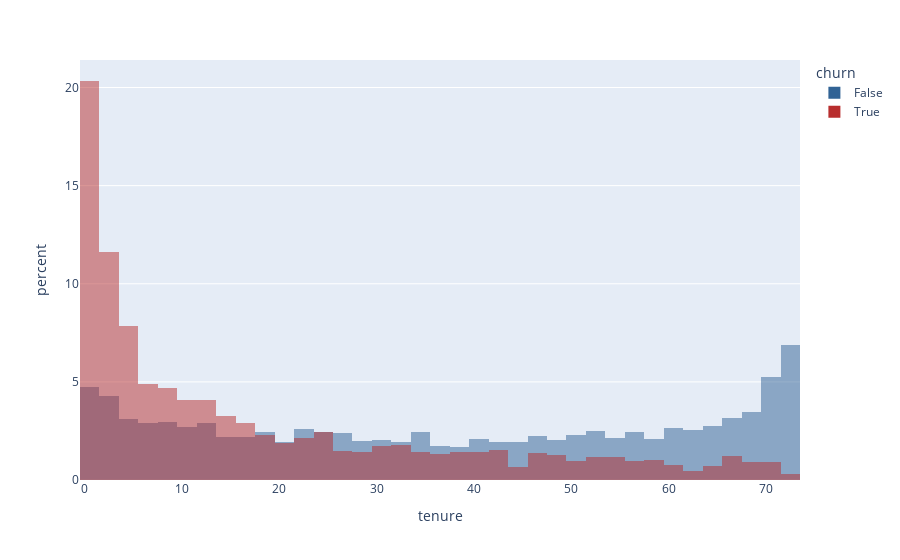

The cell this chart's notebook holds for it:
### Code cell
# plotting distribution of tenure based on whether customer has left or not
ten_hist= px.histogram(data, x='tenure',
                       color='churn',
                       barmode='overlay',
                       color_discrete_sequence=[px.colors.qualitative.G10[9],px.colors.qualitative.G10[8]],
                       histnorm='percent'
                      )
ten_hist.show()

### Figure 1 — Plotly figure (JSON) as saved in the notebook; plotly's stock layout.template omitted (floating-point values rounded to 4 significant figures; data arrays with more than 128 entries replaced by an {"elided": "..."} marker saying what was removed)
{"data": [{"alignmentgroup": "True", "bingroup": "x", "histnorm": "percent", "hovertemplate": "churn=False<br>tenure=%{x}<br>percent=%{y}<extra></extra>", "legendgroup": "False", "marker": {"color": "#316395", "opacity": 0.5, "pattern": {"shape": ""}}, "name": "False", "offsetgroup": "False", "orientation": "v", "showlegend": true, "type": "histogram", "x": {"elided": "5174 int values"}, "xaxis": "x", "yaxis": "y"}, {"alignmentgroup": "True", "bingroup": "x", "histnorm": "percent", "hovertemplate": "churn=True<br>tenure=%{x}<br>percent=%{y}<extra></extra>", "legendgroup": "True", "marker": {"color": "#B82E2E", "opacity": 0.5, "pattern": {"shape": ""}}, "name": "True", "offsetgroup": "True", "orientation": "v", "showlegend": true, "type": "histogram", "x": {"elided": "1869 int values"}, "xaxis": "x", "yaxis": "y"}], "layout": {"autosize": true, "barmode": "overlay", "legend": {"title": {"text": "churn"}, "tracegroupgap": 0}, "margin": {"t": 60}, "xaxis": {"anchor": "y", "autorange": true, "domain": [0, 1], "range": [-0.5, 73.5], "title": {"text": "tenure"}, "type": "linear"}, "yaxis": {"anchor": "x", "autorange": true, "domain": [0, 1], "range": [0, 21.4], "title": {"text": "percent"}}}}
